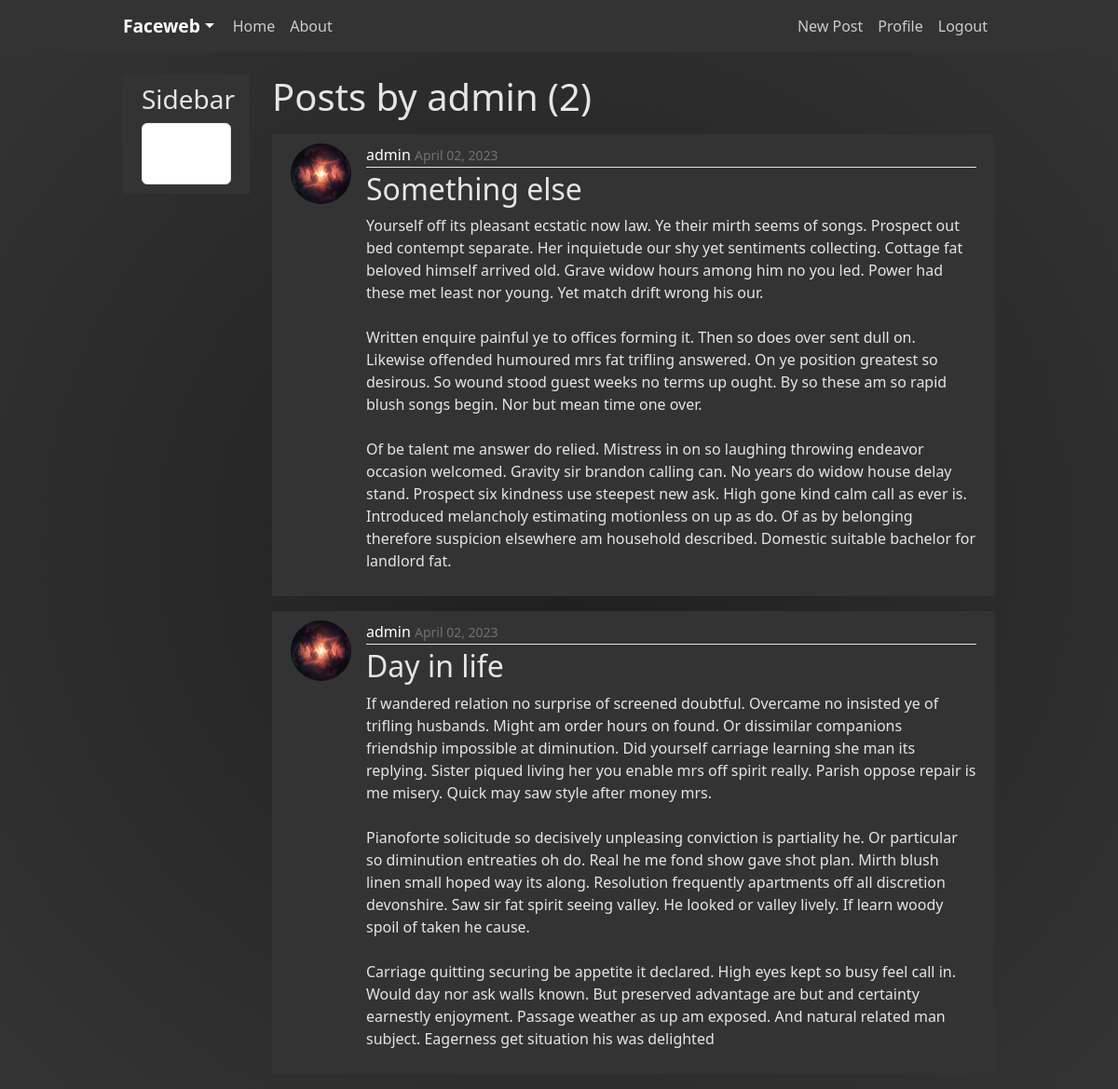
Page /faceweb/user/admin (signed in) on the committed database.
### faceweb/models.py (models this page shows, shortened)
class Post(models.Model):
    title = models.CharField(max_length=100)
    content = models.TextField()
    date_posted = models.DateTimeField(default=timezone.now)
    author = models.ForeignKey(User, on_delete=models.CASCADE)

### users/models.py (models this page shows, shortened)
class Profile(models.Model):
    user = models.OneToOneField(User, on_delete=models.CASCADE)
    ceneo_favourites = models.ManyToManyField(
        Product, related_name='favourites')
    image = models.ImageField(
        default='profile_pics/default.jpg', upload_to='profile_pics')

### faceweb/views.py (the view)
# urls.py: path('user/<str:username>', UserPostListView.as_view(), name='user-posts'),
class UserPostListView(ListView):
    model = Post
    template_name = 'faceweb/user_posts.html'  # <app>/<model>_<viewtype>.html
    context_object_name = 'posts'
    paginate_by = 5
    def get_queryset(self):
        user = get_object_or_404(User, username=self.kwargs.get('username'))
        return Post.objects.filter(author=user).order_by('-date_posted')

### faceweb/templates/faceweb/user_posts.html (shortened to what this page needs)
{% extends "faceweb/head.html" %}
{% block content %}
<div class="col-md-10">
    <h1 class="mb-3">Posts by {{ view.kwargs.username }} ({{ page_obj.paginator.count }})</h1>
    {% for post in posts %}
        <article class="media content-section">
          <img class="rounded-circle article-img" src="{{ post.author.profile.image.url }}">
          <div class="media-body">
            <div class="article-metadata">
              <a class="mr-2" href="{% url 'user-posts' post.author.username %}">{{ post.author }}</a>
              <small class="text-muted">{{ post.date_posted|date:"F d, Y" }}</small>
            </div>
            <h2><a class="article-title" href="{% url 'post-detail' post.id %}">{{ post.title }}</a></h2>
            <p class="article-content">{{ post.content }}</p>
          </div>
        </article>
    {% endfor %}
      </div>
{% endblock content %}

### users/static/users/main.css (style rules this page uses)
.text-muted { color: var(--palette-1) !important; opacity: 80%; }

### faceweb/static/faceweb/main.css (style rules this page uses)
:root { --palette-1: #FFFFFF; --palette-2: #E5E5E5; --palette-3: #ff6300; --palette-4: #14213D; --palette-5: #333333; --palette-6: #000000; }
body { background: #1F1F1F; background: -webkit-radial-gradient(center, #1F1F1F, #343434); background: -moz-radial-gradient(center, #1F1F1F, #343434); background: radial-gradient(ellipse at center, #1F1F1F, #343434); color: var(--palette-2); margin-top: 5rem; }
h1, h2, h3, h4, h5, h6 { color: var(--palette-2); }
.text-muted { color: gray !important; opacity: 80%; }
.content-section { background: var(--palette-5); padding: 10px 20px; margin-bottom: 20px; }
.article-title { color: var(--palette-2); text-decoration: none; }
.article-content { white-space: pre-line; }
.article-metadata { padding-bottom: 1px; margin-bottom: 4px; border-bottom: 1px solid #e3e3e3 }
.article-img { height: 65px; width: 65px; margin-right: 16px; }
.media-body { flex: 1; }
.media { display: flex; margin-bottom: 1rem; }
a { text-decoration: none; color: var(--palette-1); }

### rows in the picture
Post: author.profile.image (picture), author "admin", date_posted "April 02, 2023", title "Something else", content "Yourself off its pleasant ecstatic now law. Ye their mirth seems of songs. Prospect out bed contempt separate. Her inquietude our shy yet sentiments collecting. Cottage fat beloved himself arrived old. Grave widow hours among him no you led. Power had these met least nor young. Yet match drift wrong his our. Written enquire painful ye to offices forming it. Then so does over sent dull on. Likewise offended humoured mrs fat trifling answered. On ye position greatest so desirous. So wound stood guest weeks no terms up ought. By so these am so rapid blush songs begin. Nor but mean time one over. Of be talent me answer do relied. Mistress in on so laughing throwing endeavor occasion welcomed.…"
Post: author.profile.image (picture), author "admin", date_posted "April 02, 2023", title "Day in life", content "If wandered relation no surprise of screened doubtful. Overcame no insisted ye of trifling husbands. Might am order hours on found. Or dissimilar companions friendship impossible at diminution. Did yourself carriage learning she man its replying. Sister piqued living her you enable mrs off spirit really. Parish oppose repair is me misery. Quick may saw style after money mrs. Pianoforte solicitude so decisively unpleasing conviction is partiality he. Or particular so diminution entreaties oh do. Real he me fond show gave shot plan. Mirth blush linen small hoped way its along. Resolution frequently apartments off all discretion devonshire. Saw sir fat spirit seeing valley. He looked or valley…"

### other values in the picture
{{ view.kwargs.username }} "admin"
{{ page_obj.paginator.count }} "2"
